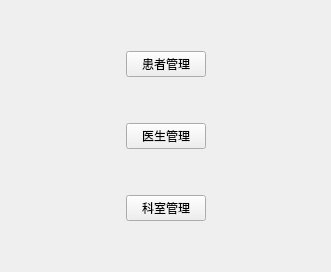
<?xml version="1.0" encoding="UTF-8"?>
<ui version="4.0">
 <class>WelcomeView</class>
 <widget class="QWidget" name="WelcomeView">
  <property name="geometry">
   <rect>
    <x>0</x>
    <y>0</y>
    <width>331</width>
    <height>272</height>
   </rect>
  </property>
  <property name="windowTitle">
   <string>欢迎</string>
  </property>
  <layout class="QGridLayout" name="gridLayout">
   <item row="0" column="1">
    <spacer name="verticalSpacer_3">
     <property name="orientation">
      <enum>Qt::Orientation::Vertical</enum>
     </property>
     <property name="sizeHint" stdset="0">
      <size>
       <width>20</width>
       <height>27</height>
      </size>
     </property>
    </spacer>
   </item>
   <item row="1" column="0">
    <spacer name="horizontalSpacer">
     <property name="orientation">
      <enum>Qt::Orientation::Horizontal</enum>
     </property>
     <property name="sizeHint" stdset="0">
      <size>
       <width>82</width>
       <height>20</height>
      </size>
     </property>
    </spacer>
   </item>
   <item row="1" column="1">
    <layout class="QVBoxLayout" name="verticalLayout">
     <item>
      <widget class="QPushButton" name="btnPatient">
       <property name="text">
        <string>患者管理</string>
       </property>
      </widget>
     </item>
     <item>
      <spacer name="verticalSpacer">
       <property name="orientation">
        <enum>Qt::Orientation::Vertical</enum>
       </property>
       <property name="sizeHint" stdset="0">
        <size>
         <width>20</width>
         <height>40</height>
        </size>
       </property>
      </spacer>
     </item>
     <item>
      <widget class="QPushButton" name="btnDoctor">
       <property name="text">
        <string>医生管理</string>
       </property>
      </widget>
     </item>
     <item>
      <spacer name="verticalSpacer_2">
       <property name="orientation">
        <enum>Qt::Orientation::Vertical</enum>
       </property>
       <property name="sizeHint" stdset="0">
        <size>
         <width>20</width>
         <height>40</height>
        </size>
       </property>
      </spacer>
     </item>
     <item>
      <widget class="QPushButton" name="btnDepartment">
       <property name="text">
        <string>科室管理</string>
       </property>
      </widget>
     </item>
    </layout>
   </item>
   <item row="1" column="2">
    <spacer name="horizontalSpacer_2">
     <property name="orientation">
      <enum>Qt::Orientation::Horizontal</enum>
     </property>
     <property name="sizeHint" stdset="0">
      <size>
       <width>82</width>
       <height>20</height>
      </size>
     </property>
    </spacer>
   </item>
   <item row="2" column="1">
    <spacer name="verticalSpacer_4">
     <property name="orientation">
      <enum>Qt::Orientation::Vertical</enum>
     </property>
     <property name="sizeHint" stdset="0">
      <size>
       <width>20</width>
       <height>27</height>
      </size>
     </property>
    </spacer>
   </item>
  </layout>
 </widget>
 <resources/>
 <connections/>
</ui>
